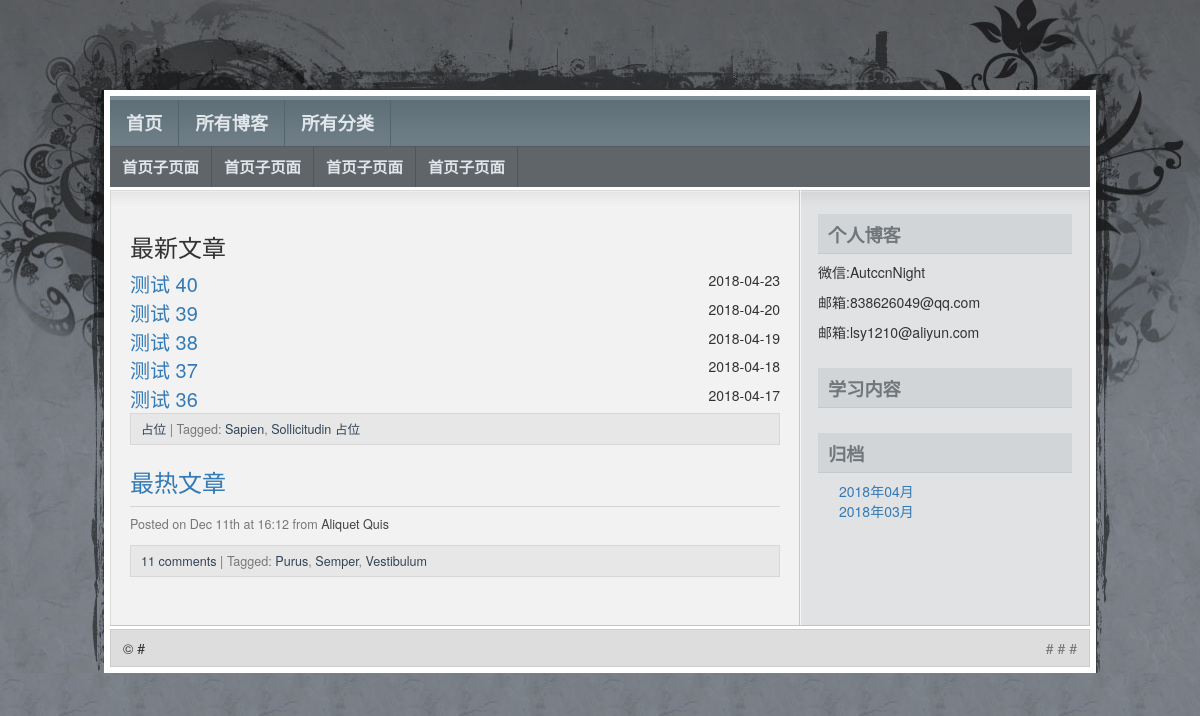
The app's page /index.html/, older data.
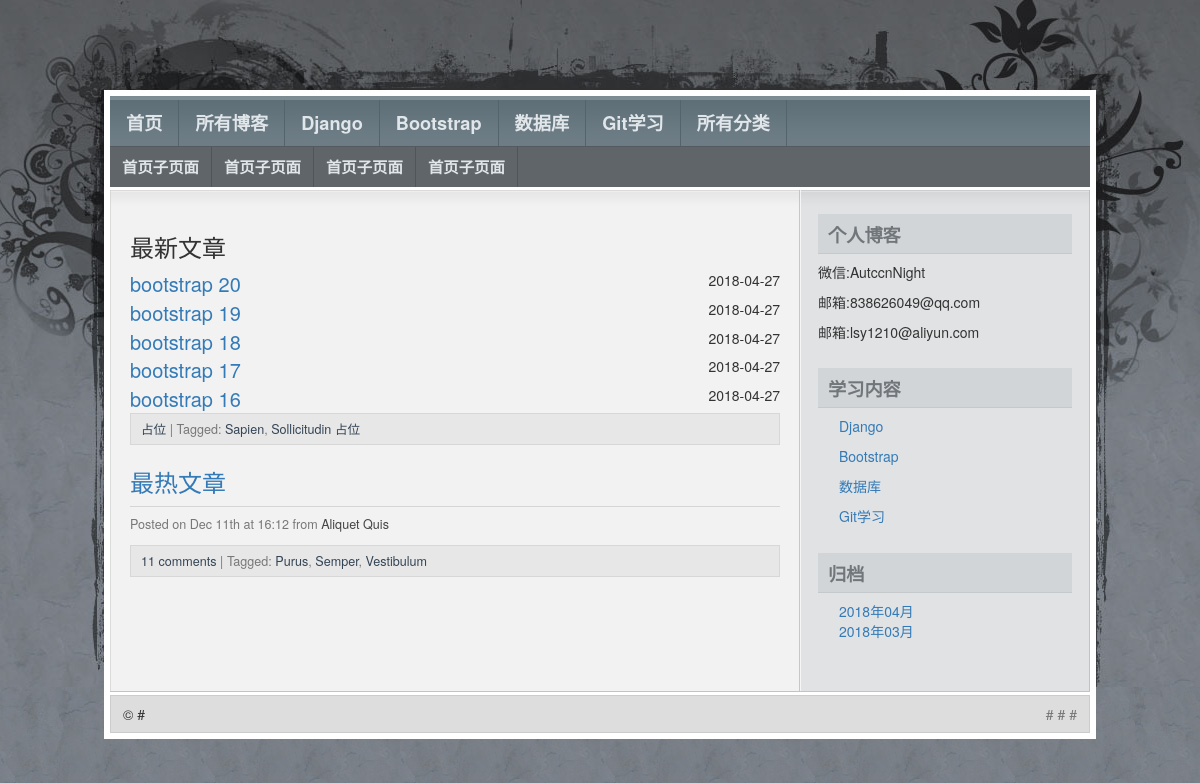
The same page, newer data.
### blog/models.py (models this page shows, shortened)
class Blog(models.Model):
    title = models.CharField(max_length=30,verbose_name='标题')
    blog_type = models.ForeignKey(BlogType,on_delete = models.DO_NOTHING)
    content = RichTextUploadingField() #正文不限制字数
    author = models.ForeignKey(User,on_delete = models.DO_NOTHING)
    created_time = models.DateTimeField(default = timezone.now,verbose_name='创建日期')
    last_updated_time = models.DateTimeField(default = timezone.now)
    class Meta:
        verbose_name="博客表"
        verbose_name_plural=verbose_name

class BaseType(models.Model):
    type_name = models.CharField(max_length=50,verbose_name='类型名称')
    class Meta:
        verbose_name = "博客大类型"
        verbose_name_plural = verbose_name

### mysite/views.py (the view)
# urls.py: 2. Add a URL to urlpatterns:  path('', views.home, name='home')
def home(request):
    return render(request,'index.html',locals())

### blog/views.py (called while the page is built)
def gobal(request):
    base_types = BaseType.objects.all()
    ''' 获取所有的细分类'''
    all_categorys = BlogType.objects.all()
    ''
    ''' 获取大分类下的细分类'''
    ''' 获取所有的日期'''
    all_dates = Blog.objects.dates("created_time", 'month', order='DESC')
    ''' 获取所有的文章'''
    all_blogs = Blog.objects.all().order_by('-created_time')
    ''' 获取最近五篇文章'''
    recent_blogs = all_blogs[:5]
    '''dates(field, kind, order='ASC')三个参数为：字段，类型，和排序方法，ASC（正序）和DESC（倒序）'''
    all_dates = Blog.objects.dates("created_time", 'month', order='DESC')
    return locals()

### mysite/views.py (called while the page is built)
def gobal(request):
    base_types = BaseType.objects.all()
    ''' 获取所有的细分类'''
    all_categorys = BlogType.objects.all()
    ''' 获取所有的日期'''
    all_dates = Blog.objects.dates("created_time", 'month', order='DESC')
    ''' 获取所有的文章'''
    all_blogs = Blog.objects.all().order_by('-created_time')
    ''' 获取最近五篇文章'''
    recent_blogs = all_blogs[:5]
    '''dates(field, kind, order='ASC')三个参数为：字段，类型，和排序方法，ASC（正序）和DESC（倒序）'''
    all_dates = Blog.objects.dates("created_time", 'month', order='DESC')
    return locals()

### templates/index.html (shortened to what this page needs)
{% load static from staticfiles %}
<!DOCTYPE html>
<html>
<head>
    <link rel="stylesheet" type="text/css" href="{% static 'css/style.css' %}" media="screen"/>
    <link rel="stylesheet" href="https://cdn.bootcss.com/bootstrap/3.3.7/css/bootstrap.min.css"
>
</head>
<body id="top">
<div id="layout_wrapper">
    <div id="layout_wrapper2">
        <div id="layout_wrapper3">
            <div id="layout_wrapper4">
                <div id="navigation">
                    <div id="nav">
                        <ul class="tabbed">
                            <li><a href="{% url 'home' %}">首页</a></li>
                            <li> <a href="{% url 'blog:blog_list' %}">所有博客</a>
                            </li>
                            {% for base in base_types %}
                            <li><a href="{% url 'blog:base_categorys' base.pk %}">{{base.type_name}}</a></li>
                            {% endfor %}
                            <li><a href="{% url 'blog:all_categorys' %}">所有分类</a></li>
                        </ul>
                    </div>
                    {% block sub %}
                        <div id="subnav">
                            <ul class="tabbed">
                                <li class="current_page_item"><a href="#">首页子页面</a></li>
                                <li><a href="#">首页子页面</a></li>
                                <li><a href="#">首页子页面</a></li>
                                <li><a href="#">首页子页面</a></li>
                            </ul>
                        </div>
                    {% endblock %}
                </div>
                <div id="main_wrapper">
                    <div id="main">
                        {% block left %}
                            <div class="left" id="content_wrapper">
                                <div id="content">
                                    <div class="post">
                                        <div class="post_title"><h3>最新文章</h3></div>
                                        {% for blog in recent_blogs %}
                                            <div>
                                                <a href="{% url 'blog:blog_post' blog.pk %}"><span
                                                        class="blogtitle">{{ blog.title }}</span></a>
                                                <span class="time">{{ blog.created_time|date:"Y-m-d" }}</span>
                                                <br>
                                            </div>
                                        {% endfor %}
                                        <div class="post_meta">
                                            <a href="#">占位</a> | Tagged: <a href="#">Sapien</a>, <a href="#">Sollicitudin</a>
                                            <a href="#">占位</a>
                                        </div>
                                    </div>
                                    <div class="post">
                                        <div class="post_title"><h3><a href="#">最热文章</a></h3></div>
                                        <div class="post_date">Posted on Dec 11th at 16:12 from <a href="#">Aliquet
                                            Quis</a>
                                        </div>
                                        <div class="post_meta">
                                            <a href="#">11 comments</a> | Tagged: <a href="#">Purus</a>, <a
                                                href="#">Semper</a>, <a href="#">Vestibulum</a>
                                        </div>
                                    </div>
                                </div>
                            </div>
                        {% endblock %}
                        <div class="right" id="sidebar_wrapper">
                            <div id="sidebar">
                                <div class="box">
                                    <div class="box_title">个人博客</div>
                                    <div class="box_content">
                                        <p>微信:AutccnNight</p>
                                        <p>邮箱:838626049@qq.com</p>
                                        <p>邮箱:lsy1210@aliyun.com</p>
                                    </div>
                                </div>
                                <div class="box">
                                    <div class="box_title">学习内容</div>
                                    <div class="box_content">
                                        {% for base in base_types%}
                                        <ul>
                                            <li><a href="{% url 'blog:base_categorys' base.pk %}">{{ base.type_name}}</a></li>
                                        </ul>
                                         {% endfor %}
                                    </div>
                                </div>
                                <div class="box">
                                    <div class="box_title">归档</div>
                                    <div class="box_content">
                                        <ul>
                                            {% for date in all_dates %}
                                                <li>
                                                    <a href="{% url 'blog:archieve_blogs' date.year date.month %}">
                                                        {{ date|date:"Y年m月" }}</a>&nbsp;&nbsp;
                                                </li>
                                            {% endfor %}
                                        </ul>
                                    </div>
                                </div>
                            </div>
                        </div>
                    </div>
                </div>
                <div id="footer">
                    <div class="left">
                        &copy; #
                    </div>
                    <div class="right">
                        <a href="#">#</a> # <a href="#">#</a>
                    </div>
                </div>
            </div>
        </div>
    </div>
</div>
</body>
</html>

### static/css/style.css (style rules this page uses)
html, body, div, span, object, iframe, h1, h2, h3, h4, h5, h6, p, blockquote, pre, a, abbr, acronym, address, code, del, dfn, em, img, q, dl, dt, dd, ol, ul, li, fieldset, form, label, legend, table, caption, tbody, tfoot, thead, tr, th, td, textarea, input, select { margin: 0; padding: 0; border: 0; font-weight: inherit; font-style: inherit; font-size: 100%; font-family: inherit; vertical-align: baseline; }
html { height: 100%; padding-bottom: 1px; }
body { background: #797E84 url('img/body.jpg'); color: #444; font: normal 80% sans-serif; line-height: 1.5; }
h1,h2,h3,h4,h5,h6 { color: #555; font-weight: normal; line-height: 1; margin-bottom: 0.3em; }
h3 { font-size: 1.5em; }
p { margin-bottom: 1em; }
a { color: #357; text-decoration: underline; }
ul, ol { margin: 0 1.5em 1.5em 1.5em; }
ul { list-style-type: disc; }
ul.tabbed { display: inline; margin: 0; }
ul.tabbed li { float: left; list-style: none; margin: 0; }
.left,.alignleft { float: left; }
.right,.alignright { float: right; }
.post { margin-bottom: 24px; }
.post_title a,.post_meta a, .post_date a { text-decoration: none; }
.post_date { border-top: 1px solid #D5D5D5; color: #777; font-size: 0.9em; padding: 8px 0 12px; }
.post_date a { color: #444; }
.post_meta { background: #E7E7E7; border: 1px solid #D7D7D7; color: #777; font-size: 0.9em; padding: 6px 10px; }
.post_meta a { color: #345; }
.box { margin-bottom: 0.6em; }
.box_title { background: #D2D5D8; border-bottom: 1px solid #C6C9CB; color: #70767A; font: bold 1.3em sans-serif; padding: 7px 10px 6px; }
.box_content { padding: 8px 0 8px; }
.box li:first-child { border-top: none; }
#layout_wrapper { background: url('img/layout_wrapper.jpg') repeat-x; padding-bottom: 16px; }
#layout_wrapper2 { background: url('img/layout_wrapper2.jpg') no-repeat center top; padding-top: 90px; }
#layout_wrapper3 { background: #FFF; margin: 0 auto; width: 992px; }
#layout_wrapper4 { padding: 6px; }
#navigation { background: #6E7D85 url('img/navigation.gif') repeat-x; margin-bottom: 3px; padding-top: 4px; }
#navigation a { color: #E0E6EA; display: block; font-weight: bold; text-decoration: none; }
#nav li { border-right: 1px solid #54646C; }
#nav a { font-size: 1.3em; padding: 10px 16px; }
#subnav { border-top: 1px solid #555A5F; background: #60656A; }
#subnav li { border-right: 1px solid #50555A; }
#subnav a { font-size: 1.1em; padding: 9px 12px; }
#main_wrapper { background: url('img/main_wrapper.gif') repeat-y; border-bottom: 1px solid #C3C4C1; margin-bottom: 3px; }
#main { background: url('img/main.gif') no-repeat; padding: 24px 0; }
#content_wrapper { width: 690px; }
#content { padding: 0 20px; }
#sidebar_wrapper { width: 290px; }
#sidebar { padding: 0 18px; }
#footer { background: #DDD; border: 1px solid #CCC; padding: 8px 12px; }
#footer .right, #footer .right a { color: #777; text-decoration: none; }

### templates/index.html (style rules this page uses)
li { list-style: none; }

Row changes from the older to the newer data that the page shows:
removed Blog: title "测试 40", created_time "2018-04-23"
removed Blog: title "测试 39", created_time "2018-04-20"
removed Blog: title "测试 38", created_time "2018-04-19"
removed Blog: title "测试 37", created_time "2018-04-18"
removed Blog: title "测试 36", created_time "2018-04-17"
added BaseType: type_name "Django"
added BaseType: type_name "Bootstrap"
added BaseType: type_name "数据库"
added BaseType: type_name "Git学习"
added Blog: title "bootstrap 20", created_time "2018-04-27"
added Blog: title "bootstrap 19", created_time "2018-04-27"
added Blog: title "bootstrap 18", created_time "2018-04-27"
added Blog: title "bootstrap 17", created_time "2018-04-27"
now on this page (row edited): Blog: title "bootstrap 16", created_time "2018-04-27"
